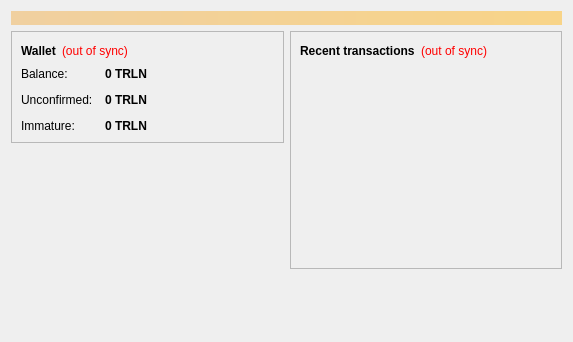
<?xml version="1.0" encoding="UTF-8"?>
<ui version="4.0">
 <class>OverviewPage</class>
 <widget class="QWidget" name="OverviewPage">
  <property name="geometry">
   <rect>
    <x>0</x>
    <y>0</y>
    <width>573</width>
    <height>342</height>
   </rect>
  </property>
  <property name="windowTitle">
   <string>Form</string>
  </property>
  <layout class="QVBoxLayout" name="topLayout">
   <item>
    <widget class="QLabel" name="labelAlerts">
     <property name="visible">
      <bool>false</bool>
     </property>
     <property name="styleSheet">
      <string notr="true">background-color: qlineargradient(x1: 0, y1: 0, x2: 1, y2: 0, stop:0 #F0D0A0, stop:1 #F8D488); color:#000000;</string>
     </property>
     <property name="wordWrap">
      <bool>true</bool>
     </property>
     <property name="margin">
      <number>3</number>
     </property>
    </widget>
   </item>
   <item>
    <layout class="QHBoxLayout" name="horizontalLayout" stretch="1,1">
     <item>
      <layout class="QVBoxLayout" name="verticalLayout_2">
       <item>
        <widget class="QFrame" name="frame">
         <property name="frameShape">
          <enum>QFrame::StyledPanel</enum>
         </property>
         <property name="frameShadow">
          <enum>QFrame::Raised</enum>
         </property>
         <layout class="QVBoxLayout" name="verticalLayout_4">
          <item>
           <layout class="QHBoxLayout" name="horizontalLayout_4">
            <item>
             <widget class="QLabel" name="label_5">
              <property name="font">
               <font>
                <weight>75</weight>
                <bold>true</bold>
               </font>
              </property>
              <property name="text">
               <string>Wallet</string>
              </property>
             </widget>
            </item>
            <item>
             <widget class="QLabel" name="labelWalletStatus">
              <property name="toolTip">
               <string>The displayed information may be out of date. Your wallet automatically synchronizes with the Trillion network after a connection is established, but this process has not completed yet.</string>
              </property>
              <property name="styleSheet">
               <string notr="true">QLabel { color: red; }</string>
              </property>
              <property name="text">
               <string notr="true">(out of sync)</string>
              </property>
              <property name="alignment">
               <set>Qt::AlignLeading|Qt::AlignLeft|Qt::AlignVCenter</set>
              </property>
             </widget>
            </item>
            <item>
             <spacer name="horizontalSpacer_2">
              <property name="orientation">
               <enum>Qt::Horizontal</enum>
              </property>
              <property name="sizeHint" stdset="0">
               <size>
                <width>40</width>
                <height>20</height>
               </size>
              </property>
             </spacer>
            </item>
           </layout>
          </item>
          <item>
           <layout class="QFormLayout" name="formLayout_2">
            <property name="fieldGrowthPolicy">
             <enum>QFormLayout::AllNonFixedFieldsGrow</enum>
            </property>
            <property name="horizontalSpacing">
             <number>12</number>
            </property>
            <property name="verticalSpacing">
             <number>12</number>
            </property>
            <item row="0" column="0">
             <widget class="QLabel" name="label">
              <property name="text">
               <string>Balance:</string>
              </property>
             </widget>
            </item>
            <item row="0" column="1">
             <widget class="QLabel" name="labelBalance">
              <property name="font">
               <font>
                <weight>75</weight>
                <bold>true</bold>
               </font>
              </property>
              <property name="cursor">
               <cursorShape>IBeamCursor</cursorShape>
              </property>
              <property name="toolTip">
               <string>Your current balance</string>
              </property>
              <property name="text">
               <string notr="true">0 TRLN</string>
              </property>
              <property name="textInteractionFlags">
               <set>Qt::LinksAccessibleByMouse|Qt::TextSelectableByKeyboard|Qt::TextSelectableByMouse</set>
              </property>
             </widget>
            </item>
            <item row="1" column="0">
             <widget class="QLabel" name="label_3">
              <property name="text">
               <string>Unconfirmed:</string>
              </property>
             </widget>
            </item>
            <item row="1" column="1">
             <widget class="QLabel" name="labelUnconfirmed">
              <property name="font">
               <font>
                <weight>75</weight>
                <bold>true</bold>
               </font>
              </property>
              <property name="cursor">
               <cursorShape>IBeamCursor</cursorShape>
              </property>
              <property name="toolTip">
               <string>Total of transactions that have yet to be confirmed, and do not yet count toward the current balance</string>
              </property>
              <property name="text">
               <string notr="true">0 TRLN</string>
              </property>
              <property name="textInteractionFlags">
               <set>Qt::LinksAccessibleByMouse|Qt::TextSelectableByKeyboard|Qt::TextSelectableByMouse</set>
              </property>
             </widget>
            </item>
            <item row="2" column="0">
             <widget class="QLabel" name="labelImmatureText">
              <property name="text">
               <string>Immature:</string>
              </property>
             </widget>
            </item>
            <item row="2" column="1">
             <widget class="QLabel" name="labelImmature">
              <property name="font">
               <font>
                <weight>75</weight>
                <bold>true</bold>
               </font>
              </property>
              <property name="toolTip">
               <string>Mined balance that has not yet matured</string>
              </property>
              <property name="text">
               <string notr="true">0 TRLN</string>
              </property>
              <property name="textInteractionFlags">
               <set>Qt::LinksAccessibleByMouse|Qt::TextSelectableByKeyboard|Qt::TextSelectableByMouse</set>
              </property>
             </widget>
            </item>
           </layout>
          </item>
         </layout>
        </widget>
       </item>
       <item>
        <spacer name="verticalSpacer">
         <property name="orientation">
          <enum>Qt::Vertical</enum>
         </property>
         <property name="sizeHint" stdset="0">
          <size>
           <width>20</width>
           <height>40</height>
          </size>
         </property>
        </spacer>
       </item>
      </layout>
     </item>
     <item>
      <layout class="QVBoxLayout" name="verticalLayout_3">
       <item>
        <widget class="QFrame" name="frame_2">
         <property name="frameShape">
          <enum>QFrame::StyledPanel</enum>
         </property>
         <property name="frameShadow">
          <enum>QFrame::Raised</enum>
         </property>
         <layout class="QVBoxLayout" name="verticalLayout">
          <item>
           <layout class="QHBoxLayout" name="horizontalLayout_2">
            <item>
             <widget class="QLabel" name="label_4">
              <property name="text">
               <string>&lt;b&gt;Recent transactions&lt;/b&gt;</string>
              </property>
             </widget>
            </item>
            <item>
             <widget class="QLabel" name="labelTransactionsStatus">
              <property name="toolTip">
               <string>The displayed information may be out of date. Your wallet automatically synchronizes with the Trillion network after a connection is established, but this process has not completed yet.</string>
              </property>
              <property name="styleSheet">
               <string notr="true">QLabel { color: red; }</string>
              </property>
              <property name="text">
               <string notr="true">(out of sync)</string>
              </property>
              <property name="alignment">
               <set>Qt::AlignRight|Qt::AlignTrailing|Qt::AlignVCenter</set>
              </property>
             </widget>
            </item>
            <item>
             <spacer name="horizontalSpacer">
              <property name="orientation">
               <enum>Qt::Horizontal</enum>
              </property>
              <property name="sizeHint" stdset="0">
               <size>
                <width>40</width>
                <height>20</height>
               </size>
              </property>
             </spacer>
            </item>
           </layout>
          </item>
          <item>
           <widget class="QListView" name="listTransactions">
            <property name="styleSheet">
             <string notr="true">QListView { background: transparent; }</string>
            </property>
            <property name="frameShape">
             <enum>QFrame::NoFrame</enum>
            </property>
            <property name="verticalScrollBarPolicy">
             <enum>Qt::ScrollBarAlwaysOff</enum>
            </property>
            <property name="horizontalScrollBarPolicy">
             <enum>Qt::ScrollBarAlwaysOff</enum>
            </property>
            <property name="selectionMode">
             <enum>QAbstractItemView::NoSelection</enum>
            </property>
           </widget>
          </item>
         </layout>
        </widget>
       </item>
       <item>
        <spacer name="verticalSpacer_2">
         <property name="orientation">
          <enum>Qt::Vertical</enum>
         </property>
         <property name="sizeHint" stdset="0">
          <size>
           <width>20</width>
           <height>40</height>
          </size>
         </property>
        </spacer>
       </item>
      </layout>
     </item>
    </layout>
   </item>
  </layout>
 </widget>
 <resources/>
 <connections/>
</ui>
